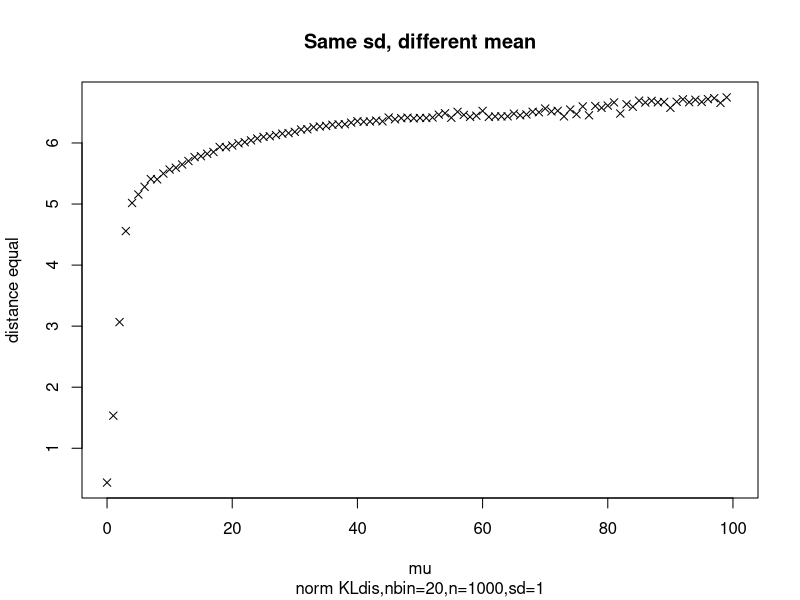
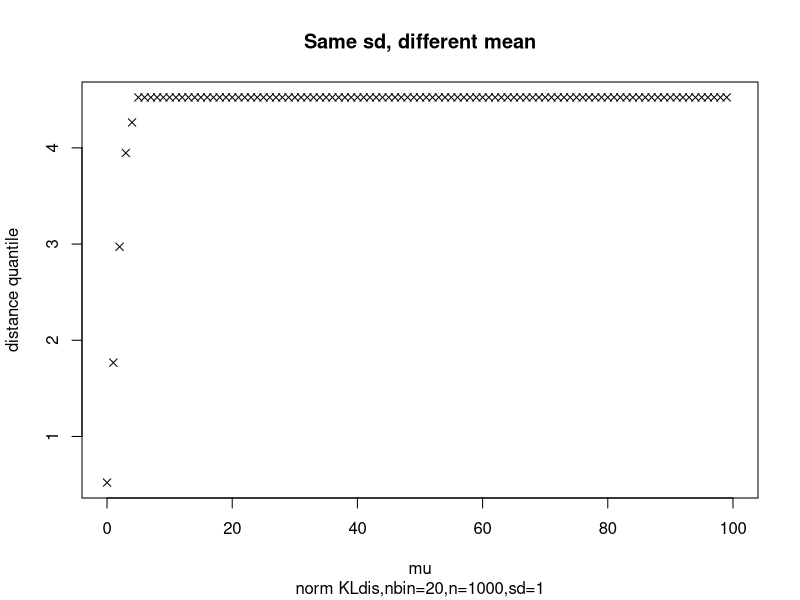
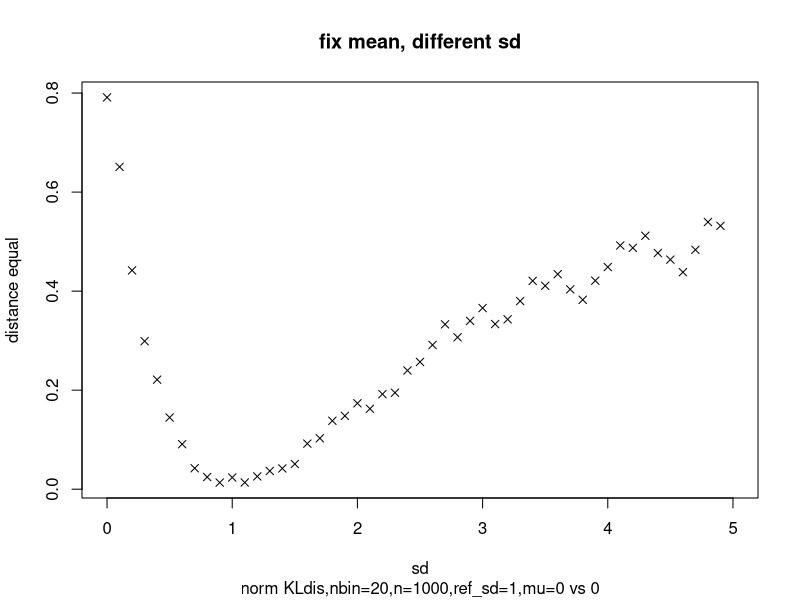
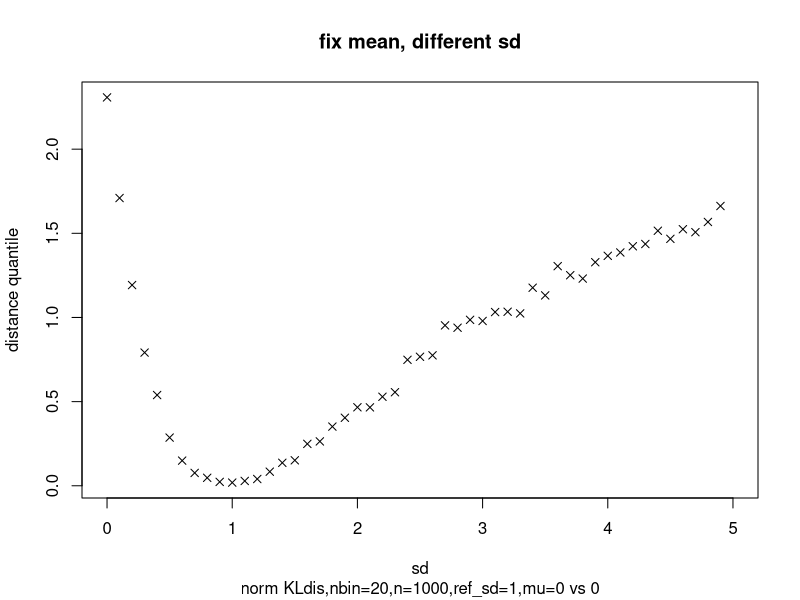
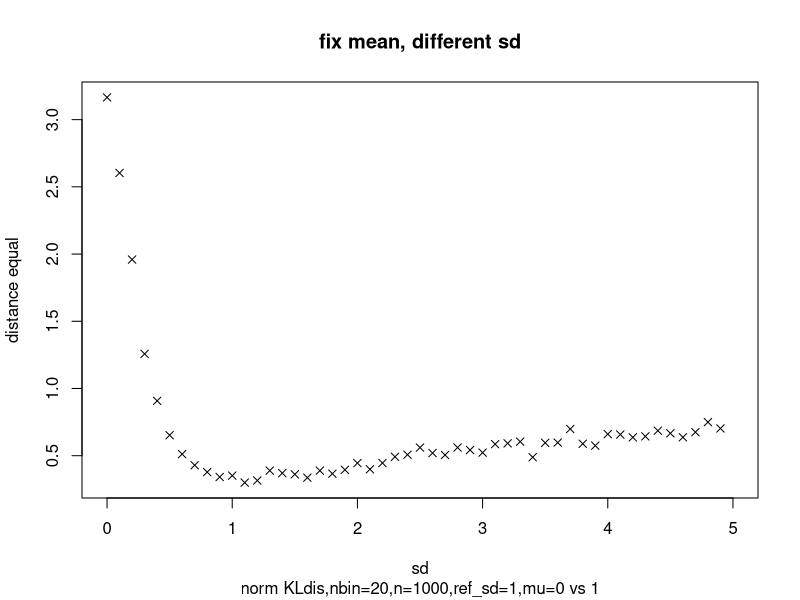
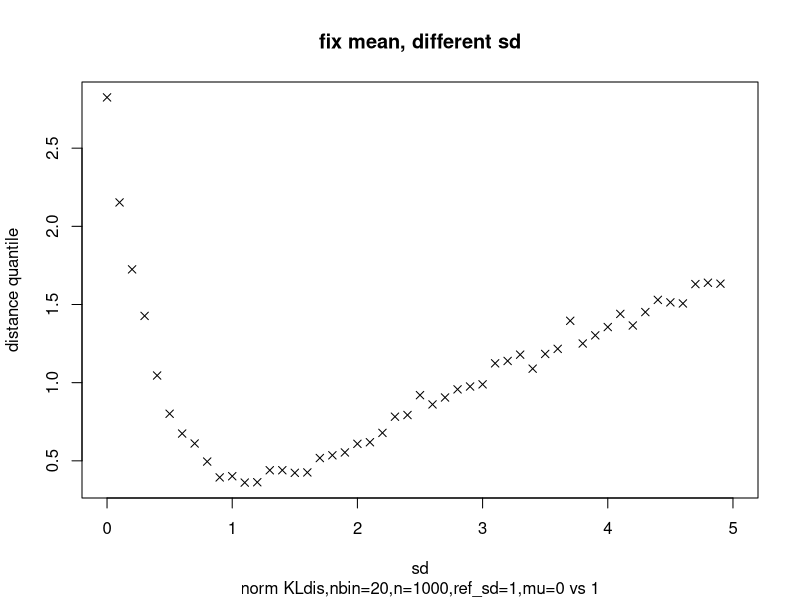
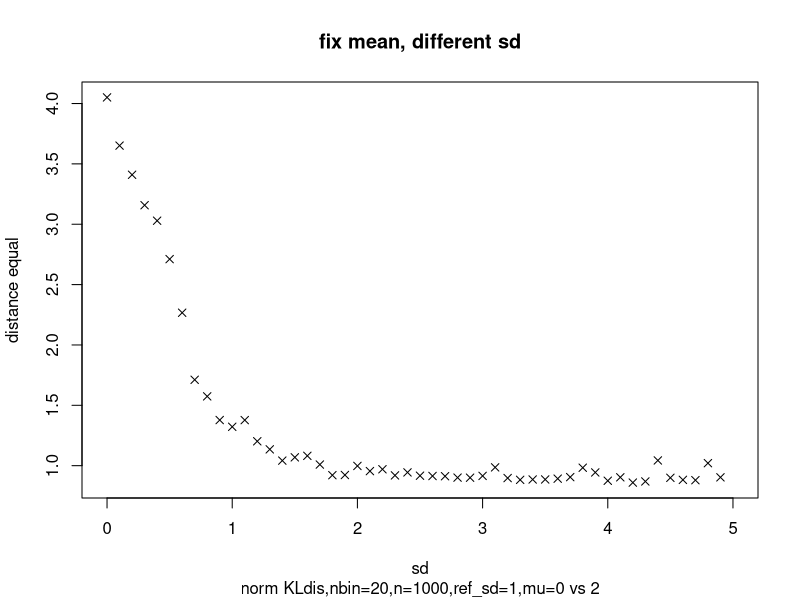
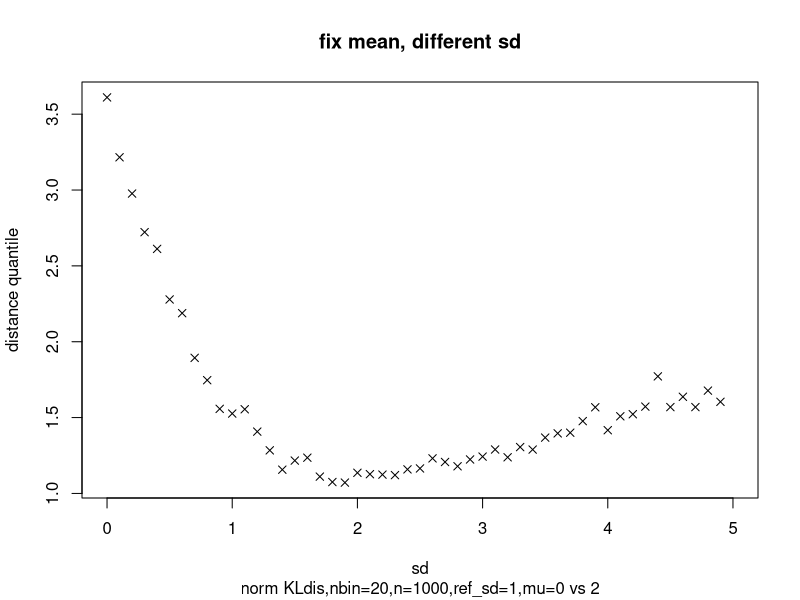

These figures' R source, in order:
#this code construct some distance measures between 2 vectors (no integer needed, no same length needed)

# We will do simulations on the following situation to see if our method is robust.
# (1). Same variants, different mean
# Expectation: longer distance between means, larger kl divergence
# (2). Same mean, different variant
# Expectation: longer distance between variance, larger kl divergence
# (3). Discrete vs continuous data patterns.
# Expectation: robust to it.
# (4). Sample number differences
# Expectation: robust to it.
# (5). Bin lengths
# Expectation: robust to it.
# (6). Outliers
# Expectation: robust to it.


#setwd("~/Desktop/fh/1.Testing_scRNAseq/")
setwd("/Users/mzhang24/Desktop/fh/1.Testing_scRNAseq/")
#setwd("/fh/fast/sun_w/mengqi/1.Testing_scRNAseq/")

############functions #####################################


makeBins=function(xx,numbin=10,breakmethod="equal"){ #breakmethod=c("equal","quantile")
  min_xx=min(xx[!is.infinite(xx)& !is.na(xx)])
  max_xx=max(xx[!is.infinite(xx)& !is.na(xx)])
  if(breakmethod=="equal"){
    rangepoint=c(min_xx,(1:(numbin-1))/numbin *max_xx,max_xx)
  }
  if(breakmethod=="quantile"){
    rangepoint=c(min_xx,quantile(xx,probs=c(1:(numbin-1))/numbin),max_xx)
  }
  return(rangepoint)
}

calcBinCounts = function(x,y,nbin=10,rangepoint=NA,bmethod="equal"){
  if(is.na(rangepoint)){
    rangepoint=makeBins(c(x,y),numbin=nbin,breakmethod = bmethod)
  }
  xhist=hist(x,breaks=rangepoint,plot=F)
  yhist=hist(y,breaks=rangepoint,plot=F)
  res=list(count_x=xhist$count,count_y=yhist$count)
  return(res)
}


calc_KL = function(px,qx){
  -sum(px * log(qx/px))
}


mean_KL=function(x,y,nbins=10,rangep=NA,bmeth="equal"){
  res=calcBinCounts(x,y,nbin=nbins,rangepoint=rangep,bmethod=bmeth)
  px=res$count_x+1
  qx=res$count_y+1
  px=px/sum(px)
  qx=qx/sum(qx)
  return((calc_KL(px,qx)+calc_KL(qx,px))/2)
}

#mean_KL(a1,a2,nbins=20,bmeth="equal")


##############Simulation for testing#############################
# We will do simulations on the following situation to see if our method is robust.
# (1). Same variants, different mean
# Expectation: longer distance between means, larger kl divergence
pdf("8.kl_divergence_sim_comparison_1_for_mean.pdf",height = 6,width = 6)

n=1000
n_bin=20
a1=rnorm(n,0,1)
distance1=matrix(ncol=1,nrow=length(0:100))
distance2=matrix(ncol=1,nrow=length(0:100))
for(mu in 0:100){
  a2=rnorm(n,mu,1)
  distance1[mu]=mean_KL(a1,a2,bmeth="equal",nbins=n_bin)
  distance2[mu]=mean_KL(a1,a2,bmeth="quantile",nbins=n_bin)
}
plot(0:100,distance1,pch=4,xlab="mu",ylab="distance equal",main="Same sd, different mean",sub=paste0("norm KLdis,nbin=",n_bin,",n=",n,",sd=1"))
plot(0:100,distance2,pch=4,xlab="mu",ylab="distance quantile",main="Same sd, different mean",sub=paste0("norm KLdis,nbin=",n_bin,",n=",n,",sd=1"))
dev.off()
#conclusion: distance longer, no distinguish 
#conclusion: distance equal provide more distinguish resuls.

# (2). fix mean, different variant
# Expectation: longer distance between variance, larger kl divergence
pdf("8.kl_divergence_sim_comparison_2_for_sd.pdf",height = 6,width = 6)

n=1000
n_bin=20
a1=rnorm(n,0,1)
distance1=matrix(ncol=1,nrow=length(0:50))
distance2=matrix(ncol=1,nrow=length(0:50))
for(mu in c(0,1,2,3,5,10)){
  for(theta in 0:50){
    a2=rnorm(n,mu,theta/10)
    distance1[theta]=mean_KL(a1,a2,bmeth="equal",nbins=n_bin)
    distance2[theta]=mean_KL(a1,a2,bmeth="quantile",nbins=n_bin)
  }
  plot((0:50)/10,distance1,pch=4,xlab="sd",ylab="distance equal",main="fix mean, different sd",sub=paste0("norm KLdis,nbin=",n_bin,",n=",n,",ref_sd=1,mu=0 vs ",mu))
  plot((0:50)/10,distance2,pch=4,xlab="sd",ylab="distance quantile",main="fix mean, different sd",sub=paste0("norm KLdis,nbin=",n_bin,",n=",n,",ref_sd=1,mu=0 vs ",mu))
}
dev.off()
#conclusion: It works to detect the difference of variances
#It distinguish some complex situations when mu and sd are all differences as general concepts of human being.


# (3). Discrete vs continuous data patterns.
# Expectation: robust to it.
pdf("8.kl_divergence_sim_comparison_3_robust_discrete.pdf",height = 6,width = 6)
n=1000
n_bin_seq=c(5,10,20,50)
a1=rnorm(n,0,1)

d=c(1,2,5,10,20,50,100)
distance1=matrix(ncol=1,nrow=length(d))
distance2=matrix(ncol=1,nrow=length(d))

for(i_b in 1:length(n_bin_seq)){
  n_bin=n_bin_seq[i_b]
  for(i_d in 1:length(d)){
    a2=rep(a1[1:round(n/d[i_d])],d[i_d])
    distance1[i_d]=mean_KL(a1,a2,bmeth="equal",nbins=n_bin)
    distance2[i_d]=mean_KL(a1,a2,bmeth="quantile",nbins=n_bin)
  }
  plot(d,distance1,pch=4,xlab="divider",ylab="distance equal",main="Discrete vs continuous data patterns",sub=paste0("norm KLdis,nbin=",n_bin,",n=",n,",mu=0,sd=1"))
  plot(d,distance2,pch=4,xlab="divider",ylab="distance quantile",main="Discrete vs continuous data patterns",sub=paste0("norm KLdis,nbin=",n_bin,",n=",n,",mu=0,sd=1"))
}
dev.off()
#smaller n_bin, better controller for larger devider...
#Generally, Thus this influence can be regarded as robust.
#distance equal performs better

# (4). Sample size differences
# Expectation: robust to it.

pdf("8.kl_divergence_sim_comparison_4_robust_set_size_diff.pdf",height = 6,width = 6)
n_seq=c(10,20,50,100,500,1000)
n_bin=20
a1=rnorm(n,3,1)
distance1=matrix(ncol=1,nrow=100)
distance2=matrix(ncol=1,nrow=100)
for(n in n_seq){
  for(n_sub in 1:100){
    a2=rnorm(n_sub*10,0,1)
    distance1[n_sub]=mean_KL(a1,a2,bmeth="equal",nbins=n_bin)
    distance2[n_sub]=mean_KL(a1,a2,bmeth="quantile",nbins=n_bin)
  }
  plot((1:100)*10,distance1,pch=4,xlab=paste0("n ",n," vs *"),ylab="distance equal",main="Sample size differences",sub=paste0("norm KLdis,nbin=",n_bin,",n_ref=",n,",mu=0,sd=1"))
  plot((1:100)*10,distance2,pch=4,xlab=paste0("n ",n," vs *"),ylab="distance quantile",main="Sample size differences",sub=paste0("norm KLdis,nbin=",n_bin,",n_ref=",n,",mu=0,sd=1"))
  
}
dev.off()
#conclusion: bigger sample size, better estimation,no huge influence in relative size differences.
#generally robust
#conclusion: distance quantile provide more distinguish resuls.


# (5). Bin lengths
# Expectation: robust to it.
pdf("8.kl_divergence_sim_comparison_5_robust_bin_size_diff.pdf",height = 6,width = 6)
n_seq=c(100,200,500,1000)
n_bin_seq=c(5,10,20,50,100)
a1=rnorm(n,0,1)

distance1=matrix(ncol=1,nrow=length(n_bin_seq))
distance2=matrix(ncol=1,nrow=length(n_bin_seq))
for(n in n_seq){
  for(mu in c(0,1,3,5,10)){
    a2=rnorm(n,mu,1)
    for(i_nbin in 1:length(n_bin_seq)){
      n_bin=n_bin_seq[i_nbin]
      distance1[i_nbin]=mean_KL(a1,a2,bmeth="equal",nbins=n_bin)
      distance2[i_nbin]=mean_KL(a1,a2,bmeth="quantile",nbins=n_bin)
    }
    plot(n_bin_seq,distance1,pch=4,xlab="bin number",ylab="distance equal",main="Bin size/number effect",sub=paste0("norm KLdis,n=",n,",mu=0 vs ",mu,",sd=1"))
    plot(n_bin_seq,distance2,pch=4,xlab="bin number",ylab="distance quantile",main="Bin size/number effect",sub=paste0("norm KLdis,n=",n,",mu=0 vs ",mu,",sd=1"))
  }
}
dev.off()
#generally it can be controlled when the bin number are small. 
#the bin number are recommended no bigger than 10% of the sample number
#distance quantile works slightly robuster than distance equal, but mostly they performs equal

# (6). Outliers and alt proportions
# Expectation: robust to it.
pdf("8.kl_divergence_sim_comparison_6_robust_outlier_altproportion.pdf",height = 6,width = 6)
n=1000
n_bin=100
a1=rnorm(n,0,1)
alt_num_seq=c(1,2,5,10,100,200,500,800,1000)

distance1=matrix(ncol=1,nrow=length(alt_num_seq))
distance2=matrix(ncol=1,nrow=length(alt_num_seq))

for(mu in c(1,3,5,10,100)){
  for(i_alt in 1:length(alt_num_seq)){
    alt_num=alt_num_seq[i_alt]
    a2=rnorm(n,0,1)
    a2[1:alt_num]=rnorm(alt_num,mu,1)
    distance1[i_alt]=mean_KL(a1,a2,bmeth="equal",nbins=n_bin)
    distance2[i_alt]=mean_KL(a1,a2,bmeth="quantile",nbins=n_bin)
  }
  plot(alt_num_seq,distance1,pch=4,xlab="alt number",ylab="distance equal",main="Outliers and alt proportions",sub=paste0("norm KLdis,n=",n,",mu=0 vs ",mu,",sd=1"))
  plot(alt_num_seq,distance2,pch=4,xlab="alt number",ylab="distance quantile",main="Outliers and alt proportions",sub=paste0("norm KLdis,n=",n,",mu=0 vs ",mu,",sd=1"))
}

dev.off()
#conclusion: unfortunately, this method is not very sensitive to the mixture situations.
#even if 50% of the points from another distinct distribution, the distance value is not very huge.
#its reasonable since the mixture situation means at least half of the points from the same distribution.




